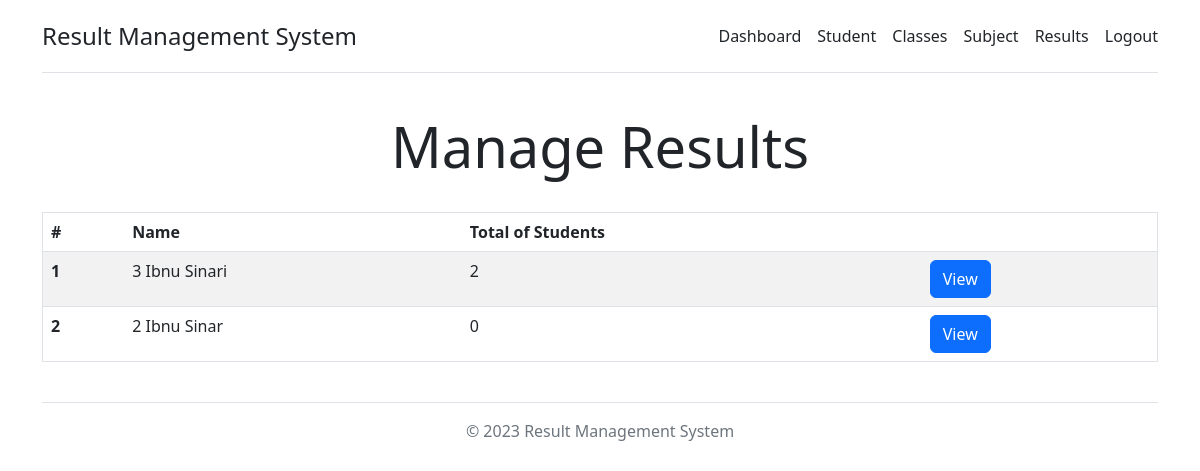
/admin/result-class.php (signed in), run on the app's committed database.
### tables this page shows
CREATE TABLE `classes` (
  `id` int(11) NOT NULL,
  `name` varchar(255) NOT NULL,
  `year` varchar(255) NOT NULL
);

### controller/controller.php (called while the page is built, shortened)
<?php
$conn = mysqli_connect($_ENV['DB_HOST'], $_ENV['DB_USERNAME'], $_ENV['DB_PASSWORD'], $_ENV['DB_DATABASE']);
function mysql($query)
{
    global $conn;
    return mysqli_query($conn, $query);
}
function getAllClasses()
{
    $classes = array();
    $query = "SELECT * FROM classes";
    $result = mysql($query);
    while ($row = mysqli_fetch_assoc($result)) {
        $classes[] = $row;
    }
    return $classes;
}
function getTotalClassStudent($class_id)
{
    $query = "SELECT * FROM students WHERE class_id=$class_id";
    $result = mysql($query);
    return $result->num_rows;
}

### config/include.php (called while the page is built, shortened)
<?php
function route($path)
{
    return 'http://localhost/srms/sms/' . $path;
}

### admin/result-class.php (the view, shortened to what this page needs)
<?php
include('../config/include.php');
include(asset('controller/controller.php'));
?>
<html lang="en">
<head>
    <link href="https://cdn.jsdelivr.net/npm/bootstrap@5.2.3/dist/css/bootstrap.min.css" rel="stylesheet">
</head>
<body>
    <div class="container py-3">
        <header>
            <?php include(asset('/inc/navbar.php')) ?>
            <div class="pricing-header p-3 pb-md-4 mx-auto text-center">
                <h1 class="display-4 fw-normal">Manage Results</h1>
            </div>
        </header>
        <main>
            <table class="table border table-striped">
                <thead>
                    <tr>
                        <th scope="col">#</th>
                        <th scope="col">Name</th>
                        <th scope="col">Total of Students</th>
                        <th scope="col"></th>
                    </tr>
                </thead>
                <tbody>
                    <?php
                    $classes = getAllClasses();
                    foreach ($classes as $class) { ?>
                        <tr>
                            <th scope="row"><?= $class['id']; ?></th>
                            <td><?= $class['year'] . " " . $class['name']; ?></td>
                            <td><?= getTotalClassStudent($class['id']); ?></td>
                            <td>
                                <a href="<?= route("admin/result-class-view.php?class_id=" . $class['id']) ?>" class="btn btn-primary">View</a>
                            </td>
                        </tr>
                    <?php } ?>
                </tbody>
            </table>
        </main>
        <?php include(asset('/inc/footer.php')) ?>
    </div>
</body>
</html>

### data on the page
classes: id "1", year "3", name "Ibnu Sinari", id "2"
classes: id "2", year "2", name "Ibnu Sinar", id "0"

### other printed values
$_ENV['APP_NAME'] "Result Management System"
